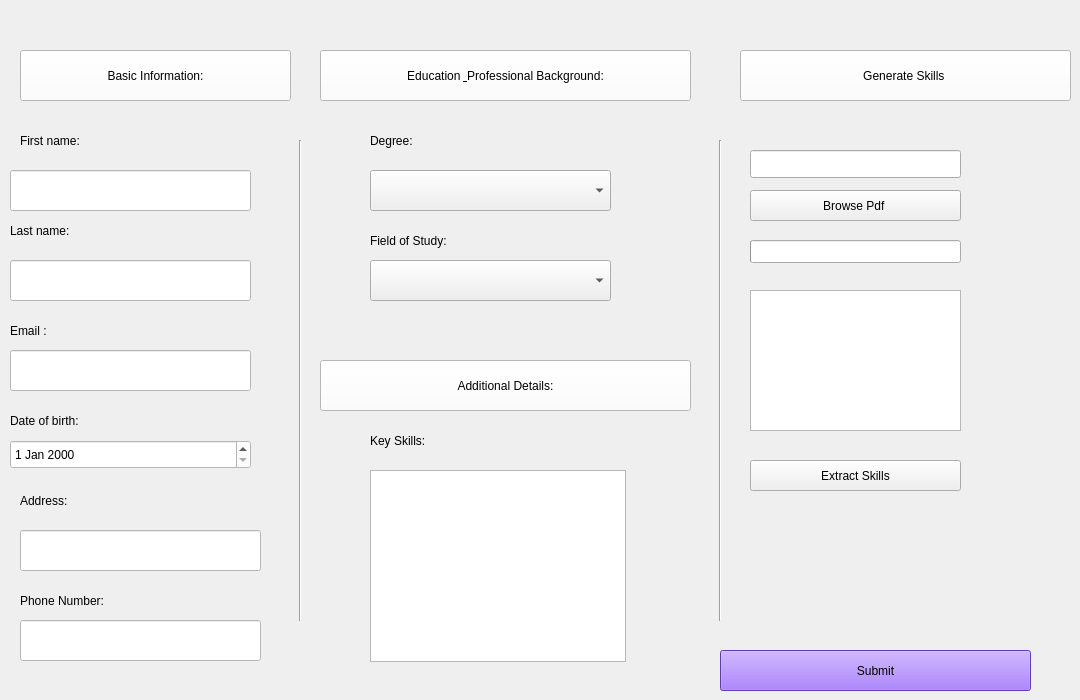
   <widget class="QWidget" name="onAddClientClicked">
    <attribute name="title">
     <string>Create</string>
    </attribute>
    <widget class="QComboBox" name="domainCombo">
     <property name="geometry">
      <rect>
       <x>370</x>
       <y>260</y>
       <width>241</width>
       <height>41</height>
      </rect>
     </property>
    </widget>
    <widget class="QLabel" name="label_46">
     <property name="geometry">
      <rect>
       <x>10</x>
       <y>320</y>
       <width>191</width>
       <height>21</height>
      </rect>
     </property>
     <property name="styleSheet">
      <string notr="true">color: rgb(30, 41, 59);
color: rgb(0, 0, 0);
</string>
     </property>
     <property name="text">
      <string>Email :</string>
     </property>
    </widget>
    <widget class="QLineEdit" name="addressEdit">
     <property name="geometry">
      <rect>
       <x>20</x>
       <y>530</y>
       <width>241</width>
       <height>41</height>
      </rect>
     </property>
     <property name="styleSheet">
      <string notr="true">color: rgb(0, 0, 0);
background-color: rgb(255, 255, 255);
</string>
     </property>
    </widget>
    <widget class="Line" name="line_7">
     <property name="geometry">
      <rect>
       <x>290</x>
       <y>140</y>
       <width>20</width>
       <height>481</height>
      </rect>
     </property>
     <property name="orientation">
      <enum>Qt::Orientation::Vertical</enum>
     </property>
    </widget>
    <widget class="QLineEdit" name="emailLineEdit">
     <property name="geometry">
      <rect>
       <x>10</x>
       <y>350</y>
       <width>241</width>
       <height>41</height>
      </rect>
     </property>
     <property name="styleSheet">
      <string notr="true">color: rgb(0, 0, 0);
background-color: rgb(255, 255, 255);</string>
     </property>
    </widget>
    <widget class="QLabel" name="label_51">
     <property name="geometry">
      <rect>
       <x>10</x>
       <y>410</y>
       <width>171</width>
       <height>21</height>
      </rect>
     </property>
     <property name="styleSheet">
      <string notr="true">color: #1E293B;
color: rgb(0, 0, 0);</string>
     </property>
     <property name="text">
      <string>Date of birth:</string>
     </property>
    </widget>
    <widget class="QPushButton" name="pushButton_36">
     <property name="geometry">
      <rect>
       <x>320</x>
       <y>50</y>
       <width>371</width>
       <height>51</height>
      </rect>
     </property>
     <property name="styleSheet">
      <string notr="true">background-color: rgb(255, 255, 255);
border-color: rgb(37, 99, 235);
font: 11pt &quot;Sitka&quot;;
color: rgb(0, 0, 0);

</string>
     </property>
     <property name="text">
      <string>Education &amp; Professional Background:</string>
     </property>
    </widget>
    <widget class="QLabel" name="label_54">
     <property name="geometry">
      <rect>
       <x>20</x>
       <y>130</y>
       <width>191</width>
       <height>21</height>
      </rect>
     </property>
     <property name="styleSheet">
      <string notr="true">color: rgb(30, 41, 59);
color: rgb(0, 0, 0);
</string>
     </property>
     <property name="text">
      <string>First name:</string>
     </property>
    </widget>
    <widget class="QLineEdit" name="phoneEdit">
     <property name="geometry">
      <rect>
       <x>20</x>
       <y>620</y>
       <width>241</width>
       <height>41</height>
      </rect>
     </property>
     <property name="styleSheet">
      <string notr="true">color: rgb(0, 0, 0);
background-color: rgb(255, 255, 255);
</string>
     </property>
    </widget>
    <widget class="QLabel" name="label_56">
     <property name="geometry">
      <rect>
       <x>370</x>
       <y>430</y>
       <width>171</width>
       <height>21</height>
      </rect>
     </property>
     <property name="styleSheet">
      <string notr="true">color: #1E293B;
color: rgb(0, 0, 0);</string>
     </property>
     <property name="text">
      <string>Key Skills:</string>
     </property>
    </widget>
    <widget class="QLabel" name="label_57">
     <property name="geometry">
      <rect>
       <x>370</x>
       <y>230</y>
       <width>171</width>
       <height>21</height>
      </rect>
     </property>
     <property name="styleSheet">
      <string notr="true">color: #1E293B;
color: rgb(0, 0, 0);</string>
     </property>
     <property name="text">
      <string>Field of Study: </string>
     </property>
    </widget>
    <widget class="QLabel" name="label_58">
     <property name="geometry">
      <rect>
       <x>370</x>
       <y>130</y>
       <width>171</width>
       <height>21</height>
      </rect>
     </property>
     <property name="styleSheet">
      <string notr="true">color: #1E293B;
color: rgb(0, 0, 0);</string>
     </property>
     <property name="text">
      <string>Degree: </string>
     </property>
    </widget>
    <widget class="QPushButton" name="pushButton_37">
     <property name="geometry">
      <rect>
       <x>320</x>
       <y>360</y>
       <width>371</width>
       <height>51</height>
      </rect>
     </property>
     <property name="styleSheet">
      <string notr="true">background-color: rgb(255, 255, 255);
border-color: rgb(37, 99, 235);
font: 11pt &quot;Sitka&quot;;
color: rgb(0, 0, 0);

</string>
     </property>
     <property name="text">
      <string>Additional Details:</string>
     </property>
    </widget>
    <widget class="QLineEdit" name="firstNameLineEdit">
     <property name="geometry">
      <rect>
       <x>10</x>
       <y>170</y>
       <width>241</width>
       <height>41</height>
      </rect>
     </property>
     <property name="styleSheet">
      <string notr="true">color: rgb(0, 0, 0);
background-color: rgb(255, 255, 255);</string>
     </property>
    </widget>
    <widget class="Line" name="line_8">
     <property name="geometry">
      <rect>
       <x>710</x>
       <y>140</y>
       <width>20</width>
       <height>481</height>
      </rect>
     </property>
     <property name="orientation">
      <enum>Qt::Orientation::Vertical</enum>
     </property>
    </widget>
    <widget class="QLabel" name="label_59">
     <property name="geometry">
      <rect>
       <x>20</x>
       <y>490</y>
       <width>251</width>
       <height>21</height>
      </rect>
     </property>
     <property name="styleSheet">
      <string notr="true">color: #1E293B;
color: rgb(0, 0, 0);</string>
     </property>
     <property name="text">
      <string>Address:</string>
     </property>
    </widget>
    <widget class="QDateEdit" name="dateOfBirthEdit">
     <property name="geometry">
      <rect>
       <x>10</x>
       <y>440</y>
       <width>241</width>
       <height>29</height>
      </rect>
     </property>
     <property name="styleSheet">
      <string notr="true">color: rgb(0, 0, 0);
background-color: rgb(255, 255, 255);</string>
     </property>
    </widget>
    <widget class="QLabel" name="label_60">
     <property name="geometry">
      <rect>
       <x>10</x>
       <y>220</y>
       <width>191</width>
       <height>21</height>
      </rect>
     </property>
     <property name="styleSheet">
      <string notr="true">color: rgb(30, 41, 59);
color: rgb(0, 0, 0);</string>
     </property>
     <property name="text">
      <string>Last name:</string>
     </property>
    </widget>
    <widget class="QPushButton" name="pushButton_38">
     <property name="geometry">
      <rect>
       <x>20</x>
       <y>50</y>
       <width>271</width>
       <height>51</height>
      </rect>
     </property>
     <property name="styleSheet">
      <string notr="true">background-color: rgb(255, 255, 255);
border-color: rgb(37, 99, 235);
font: 11pt &quot;Sitka&quot;;
color: rgb(0, 0, 0);

</string>
     </property>
     <property name="text">
      <string>Basic Information:</string>
     </property>
    </widget>
    <widget class="QLabel" name="label_61">
     <property name="geometry">
      <rect>
       <x>20</x>
       <y>590</y>
       <width>171</width>
       <height>21</height>
      </rect>
     </property>
     <property name="styleSheet">
      <string notr="true">color: #1E293B;
color: rgb(0, 0, 0);</string>
     </property>
     <property name="text">
      <string>Phone Number:</string>
     </property>
    </widget>
    <widget class="QLineEdit" name="lastNameLineEdit">
     <property name="geometry">
      <rect>
       <x>10</x>
       <y>260</y>
       <width>241</width>
       <height>41</height>
      </rect>
     </property>
     <property name="styleSheet">
      <string notr="true">color: rgb(0, 0, 0);
background-color: rgb(255, 255, 255);</string>
     </property>
    </widget>
    <widget class="QPushButton" name="addButton">
     <property name="geometry">
      <rect>
       <x>720</x>
       <y>650</y>
       <width>311</width>
       <height>41</height>
      </rect>
     </property>
     <property name="styleSheet">
      <string notr="true">font: 11pt &quot;Segoe UI&quot;;
background-color: rgb(137, 81, 249);

</string>
     </property>
     <property name="text">
      <string>Submit</string>
     </property>
    </widget>
    <widget class="QComboBox" name="diplomaCombo">
     <property name="geometry">
      <rect>
       <x>370</x>
       <y>170</y>
       <width>241</width>
       <height>41</height>
      </rect>
     </property>
    </widget>
    <widget class="QListWidget" name="skillsListWidget">
     <property name="geometry">
      <rect>
       <x>370</x>
       <y>470</y>
       <width>256</width>
       <height>192</height>
      </rect>
     </property>
    </widget>
    <widget class="QPushButton" name="pushButton_39">
     <property name="geometry">
      <rect>
       <x>740</x>
       <y>50</y>
       <width>331</width>
       <height>51</height>
      </rect>
     </property>
     <property name="styleSheet">
      <string notr="true">background-color: rgb(255, 255, 255);
border-color: rgb(37, 99, 235);
font: 11pt &quot;Sitka&quot;;
color: rgb(0, 0, 0);

</string>
     </property>
     <property name="text">
      <string>Generate Skills </string>
     </property>
    </widget>
    <widget class="QTextEdit" name="skillsEdit">
     <property name="geometry">
      <rect>
       <x>750</x>
       <y>290</y>
       <width>211</width>
       <height>141</height>
      </rect>
     </property>
    </widget>
    <widget class="QLineEdit" name="pdfPathEdit">
     <property name="geometry">
      <rect>
       <x>750</x>
       <y>150</y>
       <width>211</width>
       <height>28</height>
      </rect>
     </property>
    </widget>
    <widget class="QPushButton" name="pushButton_8">
     <property name="geometry">
      <rect>
       <x>750</x>
       <y>190</y>
       <width>211</width>
       <height>31</height>
      </rect>
     </property>
     <property name="text">
      <string>Browse Pdf </string>
     </property>
    </widget>
    <widget class="QPushButton" name="extractSkillsButton">
     <property name="geometry">
      <rect>
       <x>750</x>
       <y>460</y>
       <width>211</width>
       <height>31</height>
      </rect>
     </property>
     <property name="text">
      <string>Extract Skills</string>
     </property>
    </widget>
    <widget class="QProgressBar" name="progressBar">
     <property name="geometry">
      <rect>
       <x>750</x>
       <y>240</y>
       <width>211</width>
       <height>23</height>
      </rect>
     </property>
     <property name="maximum">
      <number>1</number>
     </property>
     <property name="value">
      <number>-1</number>
     </property>
     <property name="textVisible">
      <bool>false</bool>
     </property>
    </widget>
   </widget>
